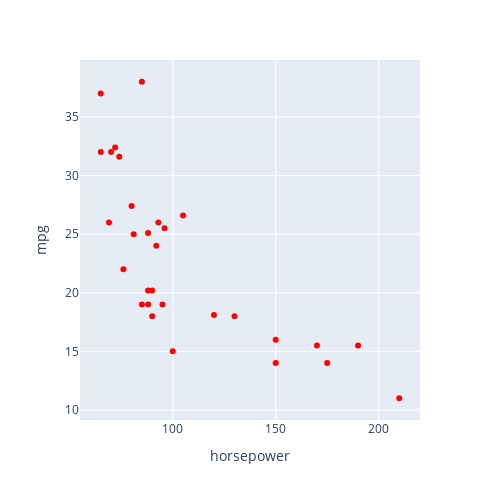

Here is the notebook cell this chart was saved with:
### Markdown cell above
Lets play `mpg` as a function of `horsepower`, but using just our sample data:

### Code cell
# plot the data from the sample
fig = px.scatter(x='horsepower', y='mpg', data_frame=sample, hover_data='name')
fig.update_traces(marker={'color':'red'})
fig.update_layout(width=500, height=500)
fig.show()

### Figure 1 — Plotly figure (JSON) as saved in the notebook; plotly's stock layout.template omitted (floating-point values rounded to 4 significant figures)
{"data": [{"customdata": [["oldsmobile cutlass ls"], ["ford fairmont futura"], ["chevrolet nova"], ["plymouth valiant custom"], ["plymouth arrow gs"], ["amc concord d/l"], ["chevrolet monte carlo landau"], ["toyota corolla 1200"], ["pontiac catalina brougham"], ["amc spirit dl"], ["chevrolet chevelle malibu"], ["ford granada gl"], ["ford torino 500"], ["opel 1900"], ["chrysler cordoba"], ["amc rebel sst"], ["renault 12 (sw)"], ["amc concord dl 6"], ["oldsmobile cutlass ciera (diesel)"], ["datsun b-210"], ["maxda rx3"], ["ford fairmont (man)"], ["mazda 626"], ["honda accord"], ["dodge d200"], ["subaru"], ["ford pinto"], ["plymouth fury gran sedan"], ["datsun 210 mpg"], ["volkswagen 411 (sw)"]], "hovertemplate": "horsepower=%{x}<br>mpg=%{y}<br>name=%{customdata[0]}<extra></extra>", "legendgroup": "", "marker": {"color": "red", "symbol": "circle"}, "mode": "markers", "name": "", "orientation": "v", "showlegend": false, "type": "scatter", "x": [105, 92, 100, 95, 96, 120, 170, 65, 175, 80, 130, 88, 88, 81, 190, 150, 69, 90, 85, 70, 90, 88, 74, 72, 210, 93, 85, 150, 65, 76], "xaxis": "x", "y": [26.6, 24, 15, 19, 25.5, 18.1, 15.5, 32, 14, 27.4, 18, 20.2, 19, 25, 15.5, 16, 26, 20.2, 38, 32, 18, 25.1, 31.6, 32.4, 11, 26, 19, 14, 37, 22], "yaxis": "y"}], "layout": {"height": 500, "legend": {"tracegroupgap": 0}, "margin": {"t": 60}, "width": 500, "xaxis": {"anchor": "y", "domain": [0, 1], "title": {"text": "horsepower"}}, "yaxis": {"anchor": "x", "domain": [0, 1], "title": {"text": "mpg"}}}}
